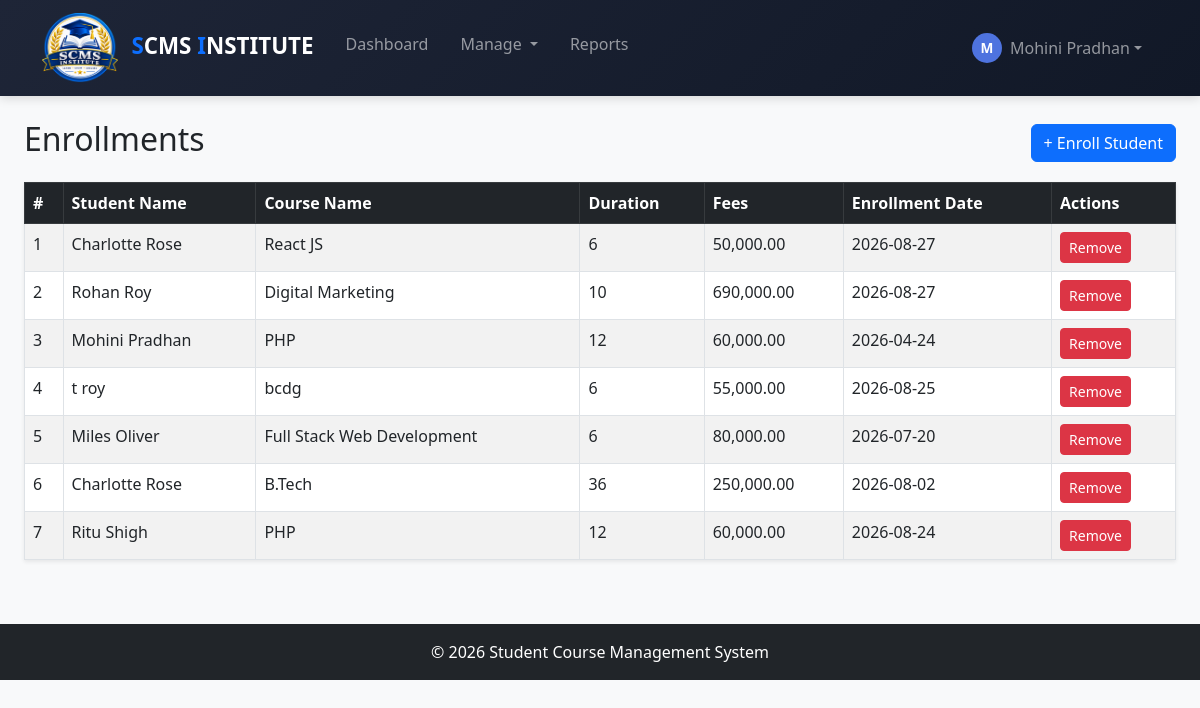
Screenshot of /enrollments/list.php (signed in) with the database file from the repository.
### tables this page shows
CREATE TABLE `enrollments` (
  `id` int(11) NOT NULL,
  `student_id` int(11) NOT NULL,
  `course_id` int(11) NOT NULL,
  `enrollment_date` date NOT NULL
);

CREATE TABLE `students` (
  `id` int(11) NOT NULL,
  `student_name` varchar(100) NOT NULL,
  `email` varchar(100) NOT NULL,
  `phone` varchar(15) NOT NULL,
  `gender` enum('Male','Female','Other') NOT NULL,
  `dob` date NOT NULL,
  `address` text DEFAULT NULL,
  `created_at` timestamp NOT NULL DEFAULT current_timestamp()
);

CREATE TABLE `courses` (
  `id` int(11) NOT NULL,
  `course_name` varchar(100) NOT NULL,
  `course_code` varchar(30) NOT NULL,
  `duration` int(11) NOT NULL,
  `fees` decimal(10,2) NOT NULL,
  `description` text DEFAULT NULL,
  `created_at` timestamp NOT NULL DEFAULT current_timestamp()
);

### enrollments/list.php (the view, shortened to what this page needs)
<?php
    require_once "../config/db.php";
    require_once "../includes/header.php";
    $sql = "SELECT e.id, s.student_name, c.course_name, c.duration, c.fees, e.enrollment_date
            FROM enrollments e
            INNER JOIN students s ON e.student_id = s.id
            INNER JOIN courses c ON e.course_id = c.id
            ORDER BY e.id DESC";
    $enrollments = $pdo->query($sql)->fetchAll();
    ?>
    <div class="d-flex justify-content-between align-items-center mb-3">
        <h2>Enrollments</h2>
        <a href="add.php" class="btn btn-primary">+ Enroll Student</a>
    </div>
    <table class="table table-bordered table-striped bg-white shadow-sm">
        <thead class="table-dark">
            <tr>
                <th>#</th>
                <th>Student Name</th>
                <th>Course Name</th>
                <th>Duration</th>
                <th>Fees</th>
                <th>Enrollment Date</th>
                <th>Actions</th>
            </tr>
        </thead>
        <tbody>
            <?php if ($enrollments): ?>
                <?php foreach ($enrollments as $i => $e): ?>
                    <tr>
                        <td><?= $i + 1 ?></td>
                        <td><?= htmlspecialchars($e["student_name"]) ?></td>
                        <td><?= htmlspecialchars($e["course_name"]) ?></td>
                        <td><?= htmlspecialchars($e["duration"]) ?></td>
                        <td><?= number_format($e["fees"], 2) ?></td>
                        <td><?= htmlspecialchars($e["enrollment_date"]) ?></td>
                        <td>
                            <a href="delete.php?id=<?= $e['id'] ?>" class="btn btn-sm btn-danger" onclick="return confirm('Remove this enrollment?');">Remove</a>
                        </td>
                    </tr>
                <?php endforeach; ?>
            <?php else: ?>
                <tr><td colspan="7" class="text-center text-muted">No enrollments found.</td></tr>
            <?php endif; ?>
        </tbody>
    </table>
<?php require_once "../includes/footer.php"; ?>

### includes/header.php (shortened to what this page needs)
<!DOCTYPE html>
<html lang="en">
    <head>
        <link href="https://cdn.jsdelivr.net/npm/bootstrap@5.3.0/dist/css/bootstrap.min.css" rel="stylesheet">
        <link href="<?= BASE_URL ?>/assets/css/style.css" rel="stylesheet">
    </head>
    <body class="bg-light">
        <nav class="navbar navbar-expand-lg navbar-dark">
            <div class="container">
                <a class="navbar-brand fw-bold" href="<?= BASE_URL ?>/index.php">
                    <img src="<?= BASE_URL ?>/includes/logo.png" alt="Logo" height="70" class="me-2">
                    <span class="text-primary">S</span>CMS <span class="text-primary">I</span>NSTITUTE
                </a>
                <div class="collapse navbar-collapse" id="navMenu">
                    <ul class="navbar-nav me-auto mb-2">
                        <li class="nav-item ">
                            <a class="nav-link" href="<?= BASE_URL ?>/index.php">Dashboard</a>
                        </li>
                        <li class="nav-item dropdown">
                            <a class="nav-link dropdown-toggle" href="#" role="button" data-bs-toggle="dropdown">
                                Manage
                            </a>
                        </li>
                        <li class="nav-item">
                            <a class="nav-link" href="<?= BASE_URL ?>/reports/index.php">Reports</a>
                        </li>
                    </ul>
                    <ul class="navbar-nav">
                        <li class="nav-item dropdown">
                            <a class="nav-link dropdown-toggle d-flex align-items-center" href="#" role="button" data-bs-toggle="dropdown">
                                <span class="nav-avatar me-2">
                                    <?= strtoupper(substr($_SESSION['user_name'] ?? 'A', 0, 1)) ?>
                                </span>
                                <?= htmlspecialchars($_SESSION['user_name'] ?? '') ?>
                            </a>
                        </li>
                    </ul>
                </div>
            </div>
        </nav>
    <div class="container-fluid mt-4 px-4">

### includes/footer.php (shortened to what this page needs)
</div>
    <footer class="bg-dark text-white text-center py-3 mt-5">
        <p class="mb-0">
            © <?= date("Y") ?> Student Course Management System
        </p>
    </footer>
</body>
</html>

### assets/css/style.css (style rules this page uses)
body { display: flex; flex-direction: column; min-height: 100vh; background-color: #f4f6f9; }
html, body { height: 100%; }
.container { flex: 1; }
.navbar { background: linear-gradient(135deg, #1e2537, #111827); box-shadow: 0 2px 10px rgba(0,0,0,0.15); }
.navbar-brand { font-size: 1.4rem; }
.navbar-nav .nav-link { font-weight: 500; padding: 0.5rem 1rem !important; }
.nav-avatar { width: 30px; height: 30px; border-radius: 50%; background: #4e73df; color: #fff; display: inline-flex; align-items: center; justify-content: center; font-size: 0.85rem; font-weight: 700; }
* { margin: 0; padding: 0; box-sizing: border-box; }

### rows the page displays
enrollments: student.student_name "Charlotte Rose", course.course_name "React JS", course.duration "6", course.fees "50,000.00", enrollment_date "2026-08-27"
enrollments: student.student_name "Rohan Roy", course.course_name "Digital Marketing", course.duration "10", course.fees "690,000.00", enrollment_date "2026-08-27"
enrollments: student.student_name "Mohini Pradhan", course.course_name "PHP", course.duration "12", course.fees "60,000.00", enrollment_date "2026-04-24"
enrollments: student.student_name "t roy", course.course_name "bcdg", course.duration "6", course.fees "55,000.00", enrollment_date "2026-08-25"
enrollments: student.student_name "Miles Oliver", course.course_name "Full Stack Web Development", course.duration "6", course.fees "80,000.00", enrollment_date "2026-07-20"
enrollments: student.student_name "Charlotte Rose", course.course_name "B.Tech", course.duration "36", course.fees "250,000.00", enrollment_date "2026-08-02"
enrollments: student.student_name "Ritu Shigh", course.course_name "PHP", course.duration "12", course.fees "60,000.00", enrollment_date "2026-08-24"

### other values shown
substr($_SESSION['user_name'] ?? 'A', 0, 1) "M"
$_SESSION['user_name'] "Mohini Pradhan"
